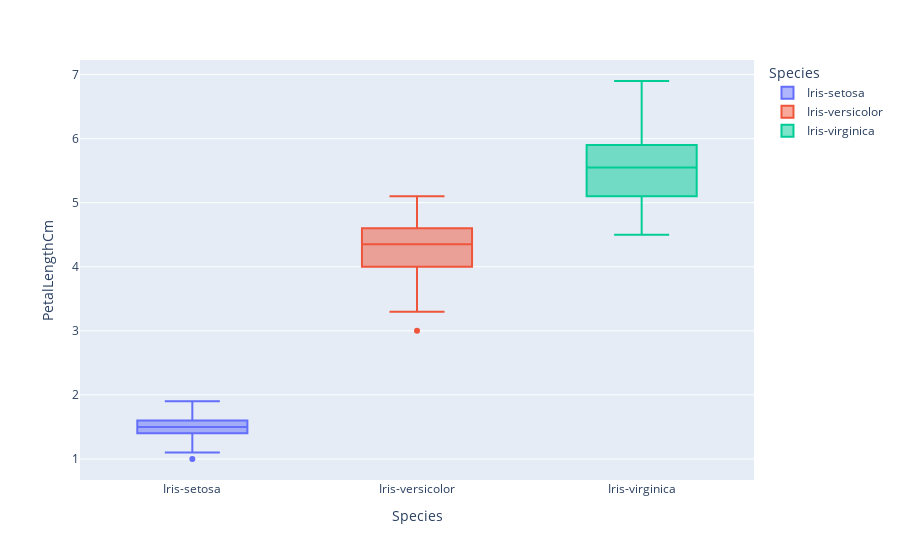

Notebook cell for this chart:
### Code cell
fig = px.box(df, x="Species", y="PetalLengthCm", color="Species")
fig.show()

### Figure 1 — Plotly figure (JSON) as saved in the notebook; plotly's stock layout.template omitted (floating-point values rounded to 4 significant figures)
{"data": [{"alignmentgroup": "True", "hovertemplate": "Species=%{x}<br>PetalLengthCm=%{y}<extra></extra>", "legendgroup": "Iris-setosa", "marker": {"color": "#636efa"}, "name": "Iris-setosa", "notched": false, "offsetgroup": "Iris-setosa", "orientation": "v", "showlegend": true, "type": "box", "x": ["Iris-setosa", "Iris-setosa", "Iris-setosa", "Iris-setosa", "Iris-setosa", "Iris-setosa", "Iris-setosa", "Iris-setosa", "Iris-setosa", "Iris-setosa", "Iris-setosa", "Iris-setosa", "Iris-setosa", "Iris-setosa", "Iris-setosa", "Iris-setosa", "Iris-setosa", "Iris-setosa", "Iris-setosa", "Iris-setosa", "Iris-setosa", "Iris-setosa", "Iris-setosa", "Iris-setosa", "Iris-setosa", "Iris-setosa", "Iris-setosa", "Iris-setosa", "Iris-setosa", "Iris-setosa", "Iris-setosa", "Iris-setosa", "Iris-setosa", "Iris-setosa", "Iris-setosa", "Iris-setosa", "Iris-setosa", "Iris-setosa", "Iris-setosa", "Iris-setosa", "Iris-setosa", "Iris-setosa", "Iris-setosa", "Iris-setosa", "Iris-setosa", "Iris-setosa", "Iris-setosa", "Iris-setosa", "Iris-setosa", "Iris-setosa"], "x0": " ", "xaxis": "x", "y": [1.4, 1.4, 1.3, 1.5, 1.4, 1.7, 1.4, 1.5, 1.4, 1.5, 1.5, 1.6, 1.4, 1.1, 1.2, 1.5, 1.3, 1.4, 1.7, 1.5, 1.7, 1.5, 1.0, 1.7, 1.9, 1.6, 1.6, 1.5, 1.4, 1.6, 1.6, 1.5, 1.5, 1.4, 1.5, 1.2, 1.3, 1.5, 1.3, 1.5, 1.3, 1.3, 1.3, 1.6, 1.9, 1.4, 1.6, 1.4, 1.5, 1.4], "y0": " ", "yaxis": "y"}, {"alignmentgroup": "True", "hovertemplate": "Species=%{x}<br>PetalLengthCm=%{y}<extra></extra>", "legendgroup": "Iris-versicolor", "marker": {"color": "#EF553B"}, "name": "Iris-versicolor", "notched": false, "offsetgroup": "Iris-versicolor", "orientation": "v", "showlegend": true, "type": "box", "x": ["Iris-versicolor", "Iris-versicolor", "Iris-versicolor", "Iris-versicolor", "Iris-versicolor", "Iris-versicolor", "Iris-versicolor", "Iris-versicolor", "Iris-versicolor", "Iris-versicolor", "Iris-versicolor", "Iris-versicolor", "Iris-versicolor", "Iris-versicolor", "Iris-versicolor", "Iris-versicolor", "Iris-versicolor", "Iris-versicolor", "Iris-versicolor", "Iris-versicolor", "Iris-versicolor", "Iris-versicolor", "Iris-versicolor", "Iris-versicolor", "Iris-versicolor", "Iris-versicolor", "Iris-versicolor", "Iris-versicolor", "Iris-versicolor", "Iris-versicolor", "Iris-versicolor", "Iris-versicolor", "Iris-versicolor", "Iris-versicolor", "Iris-versicolor", "Iris-versicolor", "Iris-versicolor", "Iris-versicolor", "Iris-versicolor", "Iris-versicolor", "Iris-versicolor", "Iris-versicolor", "Iris-versicolor", "Iris-versicolor", "Iris-versicolor", "Iris-versicolor", "Iris-versicolor", "Iris-versicolor", "Iris-versicolor", "Iris-versicolor"], "x0": " ", "xaxis": "x", "y": [4.7, 4.5, 4.9, 4.0, 4.6, 4.5, 4.7, 3.3, 4.6, 3.9, 3.5, 4.2, 4.0, 4.7, 3.6, 4.4, 4.5, 4.1, 4.5, 3.9, 4.8, 4.0, 4.9, 4.7, 4.3, 4.4, 4.8, 5.0, 4.5, 3.5, 3.8, 3.7, 3.9, 5.1, 4.5, 4.5, 4.7, 4.4, 4.1, 4.0, 4.4, 4.6, 4.0, 3.3, 4.2, 4.2, 4.2, 4.3, 3.0, 4.1], "y0": " ", "yaxis": "y"}, {"alignmentgroup": "True", "hovertemplate": "Species=%{x}<br>PetalLengthCm=%{y}<extra></extra>", "legendgroup": "Iris-virginica", "marker": {"color": "#00cc96"}, "name": "Iris-virginica", "notched": false, "offsetgroup": "Iris-virginica", "orientation": "v", "showlegend": true, "type": "box", "x": ["Iris-virginica", "Iris-virginica", "Iris-virginica", "Iris-virginica", "Iris-virginica", "Iris-virginica", "Iris-virginica", "Iris-virginica", "Iris-virginica", "Iris-virginica", "Iris-virginica", "Iris-virginica", "Iris-virginica", "Iris-virginica", "Iris-virginica", "Iris-virginica", "Iris-virginica", "Iris-virginica", "Iris-virginica", "Iris-virginica", "Iris-virginica", "Iris-virginica", "Iris-virginica", "Iris-virginica", "Iris-virginica", "Iris-virginica", "Iris-virginica", "Iris-virginica", "Iris-virginica", "Iris-virginica", "Iris-virginica", "Iris-virginica", "Iris-virginica", "Iris-virginica", "Iris-virginica", "Iris-virginica", "Iris-virginica", "Iris-virginica", "Iris-virginica", "Iris-virginica", "Iris-virginica", "Iris-virginica", "Iris-virginica", "Iris-virginica", "Iris-virginica", "Iris-virginica", "Iris-virginica", "Iris-virginica", "Iris-virginica", "Iris-virginica"], "x0": " ", "xaxis": "x", "y": [6.0, 5.1, 5.9, 5.6, 5.8, 6.6, 4.5, 6.3, 5.8, 6.1, 5.1, 5.3, 5.5, 5.0, 5.1, 5.3, 5.5, 6.7, 6.9, 5.0, 5.7, 4.9, 6.7, 4.9, 5.7, 6.0, 4.8, 4.9, 5.6, 5.8, 6.1, 6.4, 5.6, 5.1, 5.6, 6.1, 5.6, 5.5, 4.8, 5.4, 5.6, 5.1, 5.1, 5.9, 5.7, 5.2, 5.0, 5.2, 5.4, 5.1], "y0": " ", "yaxis": "y"}], "layout": {"boxmode": "overlay", "legend": {"title": {"text": "Species"}, "tracegroupgap": 0}, "margin": {"t": 60}, "xaxis": {"anchor": "y", "categoryarray": ["Iris-setosa", "Iris-versicolor", "Iris-virginica"], "categoryorder": "array", "domain": [0, 1], "title": {"text": "Species"}}, "yaxis": {"anchor": "x", "domain": [0, 1], "title": {"text": "PetalLengthCm"}}}}
